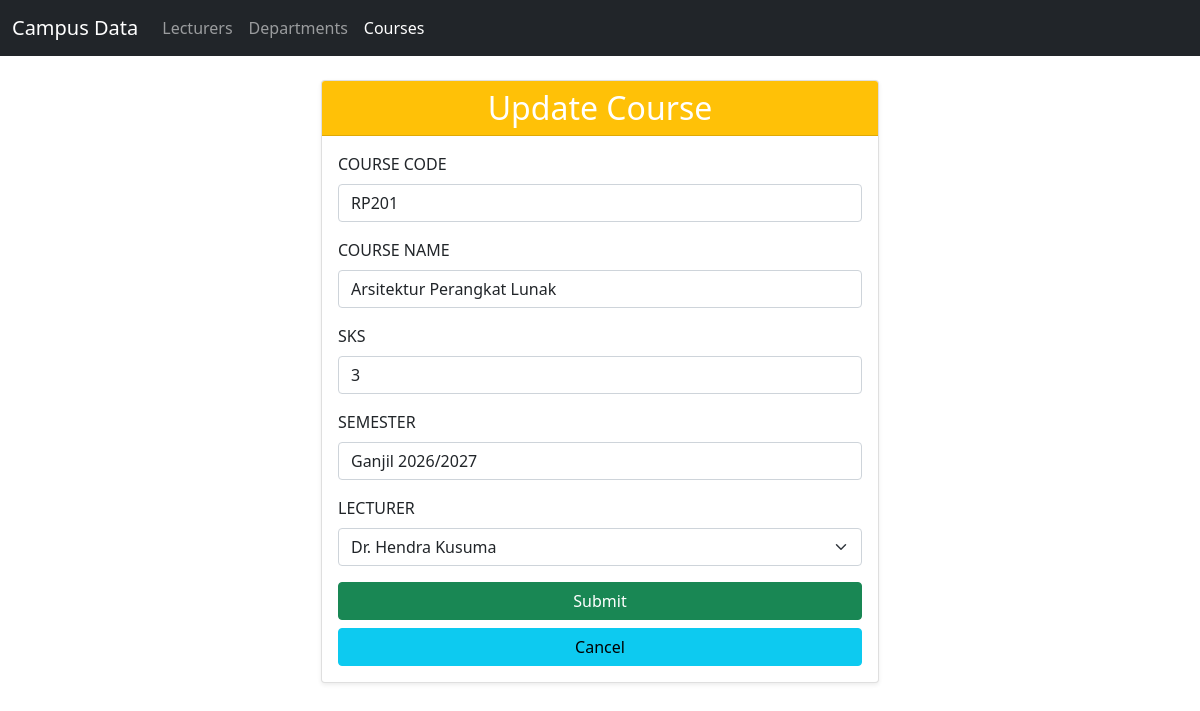
The app's page /Project/index.php?controller=course&action=edit&id=1 with its own data.
### tables this page shows
CREATE TABLE courses (
  id INT(11) NOT NULL AUTO_INCREMENT,
  course_code VARCHAR(20) NOT NULL,
  course_name VARCHAR(100) NOT NULL,
  sks INT(11) NOT NULL,
  semester VARCHAR(30) NOT NULL,
  lecturer_id INT(11) DEFAULT NULL,
  PRIMARY KEY (id),
  KEY idx_courses_lecturer (lecturer_id),
  CONSTRAINT fk_courses_lecturer FOREIGN KEY (lecturer_id)
    REFERENCES lecturers (id)
    ON DELETE SET NULL
    ON UPDATE CASCADE
);

### Project/controllers/Controller.php (called while the page is built, shortened)
<?php
class Controller
{
    protected function render(string $view, array $data = []): void
    {
        extract($data);
        require __DIR__ . '/../views/' . $view . '.php';
    }
}

### Project/controllers/CourseController.php (called while the page is built, shortened)
<?php
require_once __DIR__ . '/Controller.php';
require_once __DIR__ . '/../models/Course.php';
class CourseController extends Controller
{
    private Course $courseModel;
    private Lecturer $lecturerModel;
    public function __construct()
    {
        $this->courseModel = new Course();
        $this->lecturerModel = new Lecturer();
    }
    public function edit(): void
    {
        $id = isset($_GET['id']) ? (int) $_GET['id'] : 0;
        $course = $this->courseModel->getById($id);
        $this->render('courses/edit', [
            'pageTitle'        => 'Update Course',
            'activeController' => 'course',
            'course'           => $course,
            'lecturers'        => $this->lecturerModel->getAll(),
        ]);
    }
}

### Project/index.php (called while the page is built, shortened)
<?php
$action = $_GET['action'] ?? 'index';
$controllerInstance = new $controllerName();
$controllerInstance->$action();

### Project/config/connection.php (called while the page is built)
<?php
$db_config = [
    'servername' => 'localhost',
    'username'   => 'root',
    'password'   => '',
    'db_name'    => 'tp_mvc25',
];

### Project/models/Model.php (called while the page is built, shortened)
<?php
class Model
{
    protected mysqli $conn;
    public function __construct()
    {
        require __DIR__ . '/../config/connection.php';
        $this->conn = new mysqli(
            $db_config['servername'],
            $db_config['username'],
            $db_config['password'],
            $db_config['db_name']
        );
        $this->conn->set_charset('utf8mb4');
    }
    protected function executeQuery(string $sql, string $types = '', array $params = []): mysqli_stmt
    {
        $stmt = $this->conn->prepare($sql);
        if ($types !== '' && !empty($params)) {
            $stmt->bind_param($types, ...$params);
        }
        if (!$stmt->execute()) {
            die('Execute failed: ' . $stmt->error);
        }
        return $stmt;
    }
    protected function fetchAll(string $sql, string $types = '', array $params = []): array
    {
        $stmt = $this->executeQuery($sql, $types, $params);
        $result = $stmt->get_result();
        $rows = $result ? $result->fetch_all(MYSQLI_ASSOC) : [];
        return $rows;
    }
    protected function fetchOne(string $sql, string $types = '', array $params = []): ?array
    {
        $stmt = $this->executeQuery($sql, $types, $params);
        $result = $stmt->get_result();
        $row = $result ? $result->fetch_assoc() : null;
        return $row ?: null;
    }
}

### Project/models/Course.php (called while the page is built, shortened)
<?php
require_once __DIR__ . '/Model.php';
class Course extends Model
{
    public function getById(int $id): ?array
    {
        $sql = 'SELECT * FROM courses WHERE id = ?';
        return $this->fetchOne($sql, 'i', [$id]);
    }
}

### Project/models/Lecturer.php (called while the page is built, shortened)
<?php
require_once __DIR__ . '/Model.php';
class Lecturer extends Model
{
    public function getAll(): array
    {
        $sql = 'SELECT lecturers.*, departments.name AS department_name
                FROM lecturers
                LEFT JOIN departments ON lecturers.department_id = departments.id
                ORDER BY lecturers.id ASC';
        return $this->fetchAll($sql);
    }
}

### Project/views/courses/edit.php (the view, shortened to what this page needs)
<?php require __DIR__ . '/../templates/header.php'; ?>
<div class="col-lg-6 m-auto">
  <form method="post" action="index.php?controller=course&action=update">
    <div class="card shadow-sm">
      <div class="card-header bg-warning text-white text-center">
        <h2 class="mb-0">Update Course</h2>
      </div>
      <div class="card-body">
        <div class="mb-3">
          <label class="form-label">COURSE CODE</label>
          <input type="text" name="course_code" value="<?= htmlspecialchars($course['course_code']) ?>" class="form-control" required>
        </div>
        <div class="mb-3">
          <label class="form-label">COURSE NAME</label>
          <input type="text" name="course_name" value="<?= htmlspecialchars($course['course_name']) ?>" class="form-control" required>
        </div>
        <div class="mb-3">
          <label class="form-label">SKS</label>
          <input type="number" name="sks" value="<?= (int) $course['sks'] ?>" class="form-control" min="1" max="6" required>
        </div>
        <div class="mb-3">
          <label class="form-label">SEMESTER</label>
          <input type="text" name="semester" value="<?= htmlspecialchars($course['semester']) ?>" class="form-control" required>
        </div>
        <div class="mb-3">
          <label class="form-label">LECTURER</label>
          <select name="lecturer_id" class="form-select" required>
            <?php foreach ($lecturers as $lecturer): ?>
              <?php $selected = ((int) $lecturer['id'] === (int) $course['lecturer_id']) ? 'selected' : ''; ?>
              <option value="<?= (int) $lecturer['id'] ?>" <?= $selected ?>><?= htmlspecialchars($lecturer['name']) ?></option>
            <?php endforeach; ?>
          </select>
        </div>
        <div class="d-grid gap-2">
          <button class="btn btn-success" type="submit" name="submit">Submit</button>
          <a class="btn btn-info" href="index.php?controller=course&action=index">Cancel</a>
        </div>
      </div>
    </div>
  </form>
</div>
<?php require __DIR__ . '/../templates/footer.php'; ?>

### records on screen
courses: course_code "RP201", course_name "Arsitektur Perangkat Lunak", sks "3", semester "Ganjil 2026/2027"

### other values on screen
form field lecturer_id "Dr. Hendra Kusuma"
